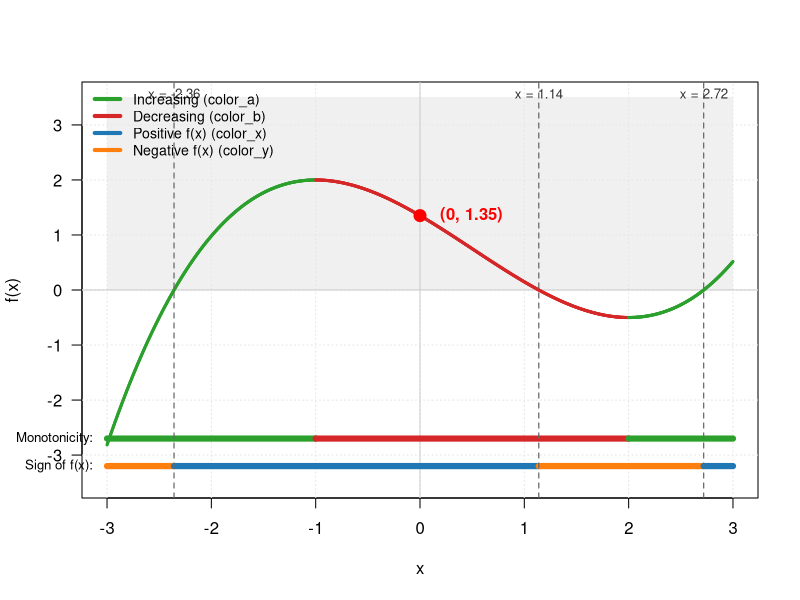
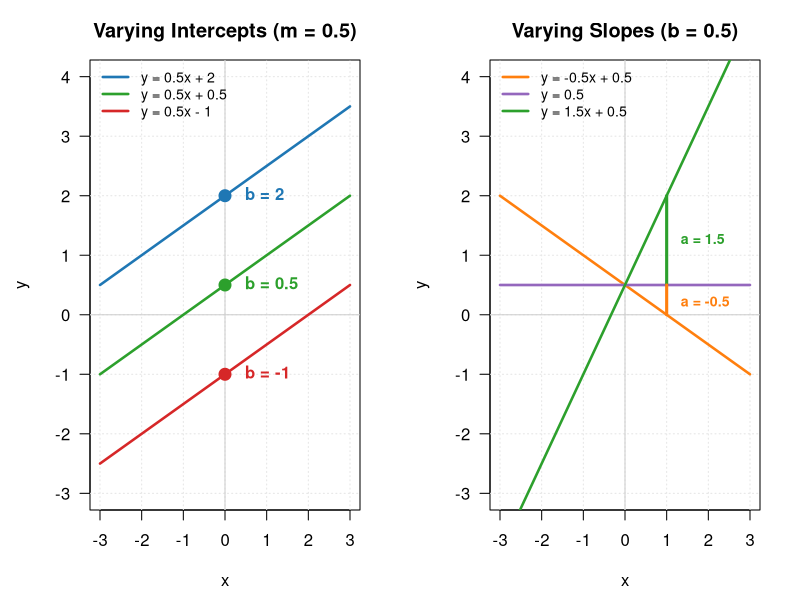
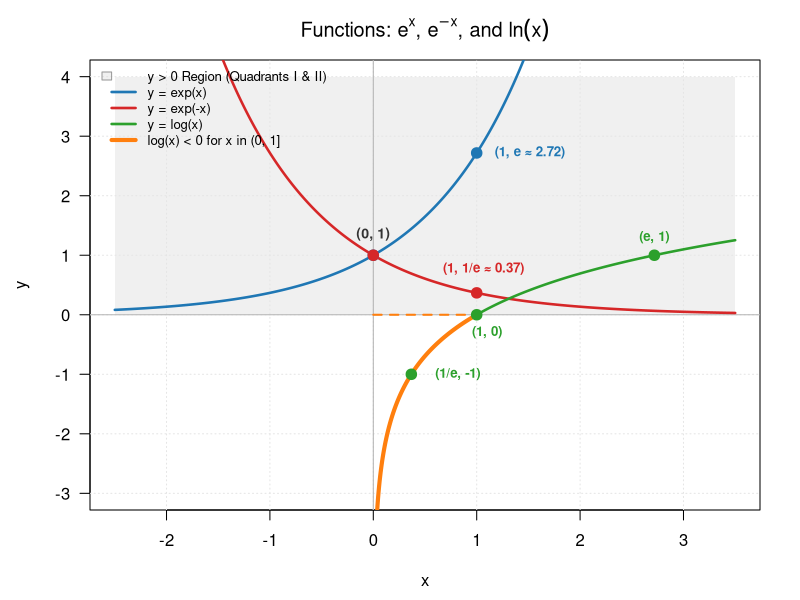
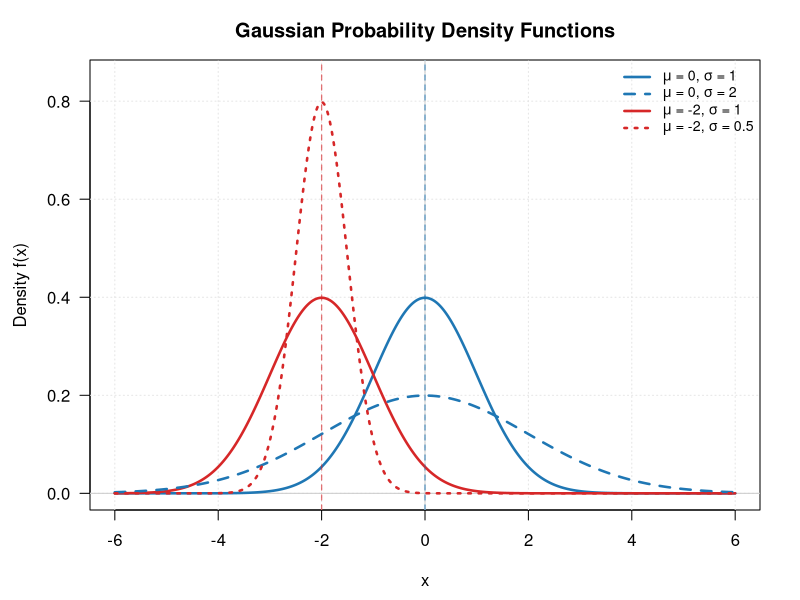

Reproduce these figures in R, in order.
## ---- chunk 1
# 1. Define the cubic function and its derivative
f  <- function(x) (5/27)*x^3 - (5/18)*x^2 - (10/9)*x + (73/54)
df <- function(x) (5/9)*x^2 - (5/9)*x - (10/9)

# Define color scheme
color_a <- "#2ca02c"  # Increasing / Green
color_b <- "#d62728"  # Decreasing / Red
color_x <- "#1f77b4"  # Positive f(x) / Blue
color_y <- "#ff7f0e"  # Negative f(x) / Orange

# Domain setup x in [-3, 3]
x_lim <- c(-3, 3)
x_vals <- seq(-3, 3, length.out = 1000)
y_vals <- f(x_vals)
y_lim <- c(-3.5, 3.5)

# Calculate real roots where f(x) = 0
roots <- polyroot(c(73/54, -10/9, -5/18, 5/27))
real_roots <- sort(Re(roots[abs(Im(roots)) < 1e-6]))

# Critical points where f'(x) = 0 (x = -1 and x = 2)
crit_pts <- c(-1, 2)

# Set up blank plot frame
plot(NA, xlim = x_lim, ylim = y_lim,
     xlab = "x", ylab = "f(x)", las = 1)

rect(xleft = x_lim[1], ybottom = 0, xright = x_lim[2], ytop = y_lim[2],
     col = adjustcolor("gray85", alpha.f = 0.4), border = NA)

grid(col = "gray90", lty = "dotted")
abline(h = 0, v = 0, col = "gray80", lty = 1)

# 2. Color the main curve: color_a when increasing, color_b when decreasing
for (i in 1:(length(x_vals) - 1)) {
  mid_x <- (x_vals[i] + x_vals[i+1]) / 2
  seg_color <- if (df(mid_x) >= 0) color_a else color_b
  lines(x_vals[i:(i+1)], y_vals[i:(i+1)], col = seg_color, lwd = 3)
}

# 3. Add horizontal segments at the bottom for Increasing / Decreasing
y_seg1 <- -2.7
segments(-3, y_seg1, -1, y_seg1, col = color_a, lwd = 6)
segments(-1, y_seg1,  2, y_seg1, col = color_b, lwd = 6)
segments( 2, y_seg1,  3, y_seg1, col = color_a, lwd = 6)
text(-3, y_seg1, labels = "Monotonicity: ", pos = 2, xpd = TRUE, cex = 0.8)

# 4. Add horizontal segments at the bottom for Positive / Negative (color_x / color_y)
y_seg2 <- -3.2
segments(-3, y_seg2, real_roots[1], y_seg2, col = color_y, lwd = 6)
segments(real_roots[1], y_seg2, real_roots[2], y_seg2, col = color_x, lwd = 6)
segments(real_roots[2], y_seg2, real_roots[3], y_seg2, col = color_y, lwd = 6)
segments(real_roots[3], y_seg2, 3, y_seg2, col = color_x, lwd = 6)
text(-3, y_seg2, labels = "Sign of f(x): ", pos = 2, xpd = TRUE, cex = 0.8)

# # 5. Add vertical segments on the left y-axis for Positive / Negative f(x)
# x_left <- -3
# segments(x_left, 0, x_left, y_lim[2], col = color_x, lwd = 6, xpd = TRUE)
# segments(x_left, y_lim[1], x_left, 0, col = color_y, lwd = 6, xpd = TRUE)

# 6. Add dashed vertical lines with labels where f(x) = 0
for (r in real_roots) {
  abline(v = r, col = "gray40", lty = 2, lwd = 1.2)
  text(r, y_lim[2] - 0.2, labels = paste0("x = ", round(r, 2)),
       col = "gray20", pos = 3, cex = 0.8, xpd = TRUE)
}

# 7. Add red point at y = f(0)
y_0 <- f(0)
points(0, y_0, col = "red", pch = 19, cex = 1.6)
text(0, y_0, labels = paste0("  (0, ", round(y_0, 2), ")"), col = "red", pos = 4, font = 2)

# Legend
legend("topleft",
       legend = c("Increasing (color_a)", "Decreasing (color_b)",
                  "Positive f(x) (color_x)", "Negative f(x) (color_y)"),
       col = c(color_a, color_b, color_x, color_y),
       lwd = 4, bty = "n", cex = 0.85)
## ---- chunk 2
#| label: fig-linear
#| fig-cap: "Illustration of varying the intercept (left) and the slope in y = ax + b."
# Set up side-by-side layout (1 row, 2 columns)
par(mfrow = c(1, 2), mar = c(4.5, 4.5, 3, 2))

# Common x domain and plot range
x <- seq(-3, 3, length.out = 100)
y_lim <- c(-3, 4)

# ==============================================================================
# LEFT PANEL: Varying Intercepts (Same Slope m = 0.5)
# ==============================================================================
plot(NA, xlim = c(-3, 3), ylim = y_lim, las = 1,
     main = "Varying Intercepts (m = 0.5)",
     xlab = "x", ylab = "y")
grid(col = "gray90", lty = "dotted")
abline(h = 0, v = 0, col = "gray80", lty = 1)

# Line 1: y = 0.5x + 2
lines(x, 0.5 * x + 2, col = "#1f77b4", lwd = 2.5)
# text(1.8, 0.5 * 1.8 + 2, labels = "y = 0.5x + 2", col = "#1f77b4", pos = 3, srt = 14, font = 2)

# Line 2: y = 0.5x + 0.5
lines(x, 0.5 * x + 0.5, col = "#2ca02c", lwd = 2.5)
# text(1.8, 0.5 * 1.8 + 0.5, labels = "y = 0.5x + 0.5", col = "#2ca02c", pos = 3, srt = 14, font = 2)

# Line 3: y = 0.5x - 1
lines(x, 0.5 * x - 1, col = "#d62728", lwd = 2.5)
# text(1.8, 0.5 * 1.8 - 1, labels = "y = 0.5x - 1", col = "#d62728", pos = 3, srt = 14, font = 2)

# Add Intercept Points & Labels (Left Panel)
intercepts_left <- c(2, 0.5, -1)
colors_left     <- c("#1f77b4", "#2ca02c", "#d62728")

points(rep(0, 3), intercepts_left, col = colors_left, pch = 19, cex = 1.6)
text(rep(0, 3), intercepts_left,
     labels = paste0("  b = ", intercepts_left),
     col = colors_left, pos = 4, font = 2)

# Add Legend to Left Panel
legend("topleft",
       legend = c("y = 0.5x + 2",
                  "y = 0.5x + 0.5",
                  "y = 0.5x - 1"),
       col = colors_left,
       lty = 1, lwd = 2.5, bty = "n", cex = 0.85)

# ==============================================================================
# RIGHT PANEL: Varying Slopes (Same Intercept b = 0.5)
# ==============================================================================
plot(NA, xlim = c(-3, 3), ylim = y_lim, las = 1,
     main = "Varying Slopes (b = 0.5)",
     xlab = "x", ylab = "y")
grid(col = "gray90", lty = "dotted")
abline(h = 0, v = 0, col = "gray80", lty = 1)

# Line 1: y = -1.5x + 0.5
lines(x, -0.5 * x + 0.5, col = "#ff7f0e", lwd = 2.5)
# text(-1.5, -1.5 * (-1.5) + 0.5, labels = "y = -1x + 0.5", col = "#9467bd", pos = 4, srt = -38, font = 2)

# Line 2: y = 0x + 0.5
lines(x, 0 * x + 0.5, col = "#9467bd", lwd = 2.5)
# text(1.5, 0.5, labels = "y = 0.5", col = "#ff7f0e", pos = 3, font = 2)

# Line 3: y = 1 x + 0.5
lines(x, 1.5 * x + 0.5, col = "#2ca02c", lwd = 2.5)
# text(1.5, 0.5 * 1.5 + 0.5, labels = "y = 1x + 0.5", col = "#2ca02c", pos = 3, srt = 14, font = 2)

# Add Intercept Point & Label (Right Panel - Shared at x = 0, y = 0.5)
#points(0, 0.5, col = "#333333", pch = 19, cex = 1.8)
#text(0, 0.5, labels = "  b = 0.5 (shared)", col = "#333333", pos = 2, font = 2)

colors_right <- c( "#ff7f0e","#9467bd", "#2ca02c")
legend("topleft",
       legend = c("y = -0.5x + 0.5",
                  "y = 0.5",
                  "y = 1.5x + 0.5"),
       col = colors_right,
       lty = 1, lwd = 2.5, bty = "n", cex = 0.85)

# 1. Segment from y = 0.5 to y = -1 (for y = 1.5x + 0.5, slope a = -1.5)
segments(1, 0.5, 1, 2, col = "#2ca02c", lty = 1, lwd = 3)
# points(1, -1.0, col = "#2ca02c", pch = 19, cex = 1.2)
text(1, 1.25, labels = " a = 1.5", col ="#2ca02c" , pos = 4, font = 2, cex = 0.85)

# # 2. Horizontal base indicator from x = 0 to x = 1 along y = 0.5
# segments(0, 0.5, 1, 0.5, col = "gray40", lty = 3, lwd = 1.5)

# 3. Segment from y = 0.5 to y = 1 (for y = -0.5x + 0.5, slope a = +0.5)
segments(1, 0.5, 1, 0, col = "#ff7f0e", lty = 1, lwd = 3)
# points(1, 1.0, col = "#ff7f0e", pch = 19, cex = 1.2)
text(1, 0.2, labels = " a = -0.5", col = "#ff7f0e", pos = 4, font = 2, cex = 0.85)


# Reset plotting layout parameter
par(mfrow = c(1, 1))
## ---- chunk 3
# Define the functions
f_exp_pos <- function(x) exp(x)
f_exp_neg <- function(x) exp(-x)
f_log     <- function(x) log(x)

# Setup plotting range and x domain
x_lim <- c(-2.5, 3.5)
y_lim <- c(-3, 4)

# Create domain vectors
x_full <- seq(-2.5, 3.5, length.out = 1000)
x_pos  <- seq(0.01, 3.5, length.out = 1000)  # Domain for log(x) > 0

# Color palette
col_exp_pos <- "#1f77b4"  # Blue for exp(x)
col_exp_neg <- "#d62728"  # Red for exp(-x)
col_log     <- "#2ca02c"  # Green for log(x)
col_neg_seg <- "#ff7f0e"  # Orange for log(x) negative segment

# 1. Blank Plot Frame
plot(NA, xlim = x_lim, ylim = y_lim, las = 1,
     main = expression(paste("Functions: ", e^x, ", ", e^-x, ", and ", ln(x))),
     xlab = "x", ylab = "y")

# 2. Gray rectangle for positive quadrants (y > 0, Quadrants I & II)
rect(xleft = x_lim[1], ybottom = 0, xright = x_lim[2], ytop = y_lim[2],
     col = adjustcolor("gray85", alpha.f = 0.4), border = NA)

# Grid and reference axes
grid(col = "gray90", lty = "dotted")
abline(h = 0, v = 0, col = "gray70", lty = 1)

# 3. Plot Function Curves
lines(x_full, f_exp_pos(x_full), col = col_exp_pos, lwd = 2.5)
lines(x_full, f_exp_neg(x_full), col = col_exp_neg, lwd = 2.5)
lines(x_pos,  f_log(x_pos),     col = col_log,     lwd = 2.5)

# 4. Highlight Segment where log(x) is negative for x in (0, 1]
x_log_neg <- seq(0.01, 1, length.out = 200)
lines(x_log_neg, f_log(x_log_neg), col = col_neg_seg, lwd = 4)
segments(0, 0, 1, 0, col = col_neg_seg, lty = 2, lwd = 2) # X-axis indicator

# 5. Points & Labels for Exponential Functions (x = 0, x = 1)
pts_exp_x <- c(0, 0, 1, 1)
pts_exp_y <- c(exp(0), exp(0), exp(1), exp(-1))
pts_exp_col <- c(col_exp_pos, col_exp_neg, col_exp_pos, col_exp_neg)
pts_exp_lbl <- c("(0, 1)", "(0, 1)", paste0("(1, e \u2248 ", round(exp(1), 2), ")"),
                 paste0("(1, 1/e \u2248 ", round(exp(-1), 2), ")"))

points(pts_exp_x, pts_exp_y, col = pts_exp_col, pch = 19, cex = 1.4)
text(0, exp(0) + 0.35, labels = "(0, 1)", col = "#333333", font = 2, cex = 0.85)
text(1, exp(1),  labels = paste0("  ", pts_exp_lbl[3]), col = col_exp_pos, pos = 4, font = 2, cex = 0.8)
text(0.5, 0.4 + exp(-1), labels = paste0("  ", pts_exp_lbl[4]), col = col_exp_neg, pos = 4, font = 2, cex = 0.8)

# 6. Points & Labels for Logarithm (x = 1/e, x = 1, x = e)
x_log_pts <- c(1/exp(1), 1, exp(1))
y_log_pts <- log(x_log_pts)
log_lbls  <- c("(1/e, -1)", "(1, 0)", "(e, 1)")

points(x_log_pts, y_log_pts, col = col_log, pch = 19, cex = 1.4)
text(0.45 + x_log_pts[1], y_log_pts[1] , labels = log_lbls[1], col = col_log, font = 2, cex = 0.8)
text(x_log_pts[2] + 0.1, y_log_pts[2] - 0.3, labels = log_lbls[2], col = col_log, font = 2, cex = 0.8)
text(x_log_pts[3], y_log_pts[3] + 0.3, labels = log_lbls[3], col = col_log, font = 2, cex = 0.8)

# Legend
legend("topleft",
       legend = c("y > 0 Region (Quadrants I & II)",
                  "y = exp(x)",
                  "y = exp(-x)",
                  "y = log(x)",
                  "log(x) < 0 for x in (0, 1]"),
       fill = c(adjustcolor("gray85", alpha.f = 0.4), NA, NA, NA, NA),
       border = c("gray60", NA, NA, NA, NA),
       col = c(NA, col_exp_pos, col_exp_neg, col_log, col_neg_seg),
       lty = c(NA, 1, 1, 1, 1), lwd = c(NA, 2.5, 2.5, 2.5, 4),
       bty = "n", cex = 0.8)
## ---- chunk 4
# Define parameter sets (mean and sd) for the 4 Gaussian PDFs
means <- c(0, -2, 0, -2)
sds   <- c(1, 1, 2, 0.5)

# Define color palette
colors <- c("#1f77b4", "#d62728", "#1f77b4", "#d62728")
linetype <- c(1, 1 , 2, 3 )

# Define x domain and function for evaluation
x <- seq(-6, 6, length.out = 1000)

# Set up blank plot frame
plot(NA, xlim = c(-6, 6), ylim = c(0, 0.85), las = 1,
     main = "Gaussian Probability Density Functions",
     xlab = "x", ylab = "Density f(x)")

grid(col = "gray90", lty = "dotted")
abline(h = 0, v = 0, col = "gray80", lty = 1)

# Plot each Gaussian curve and mark its mean with a vertical line
for (i in 1:4) {
  y <- dnorm(x, mean = means[i], sd = sds[i])
  lines(x, y, col = colors[i], lwd = 2.5, lty = linetype[i])
  abline(v = means[i], col = adjustcolor(colors[i], alpha.f = 0.4), lty = 2, lwd = 1.2)
}

# Add Legend
legend("topright",
       legend = c(expression(paste(mu, " = 0, ", sigma, " = 1")),
                  expression(paste(mu, " = 0, ", sigma, " = 2")),
                  expression(paste(mu, " = -2, ", sigma, " = 1")),
                  expression(paste(mu, " = -2, ", sigma, " = 0.5"))),
       col = colors[c(1, 3, 2, 4)], lty = linetype[c(1, 3, 2, 4)], lwd = 2.5, bty = "n", cex = 0.85)
